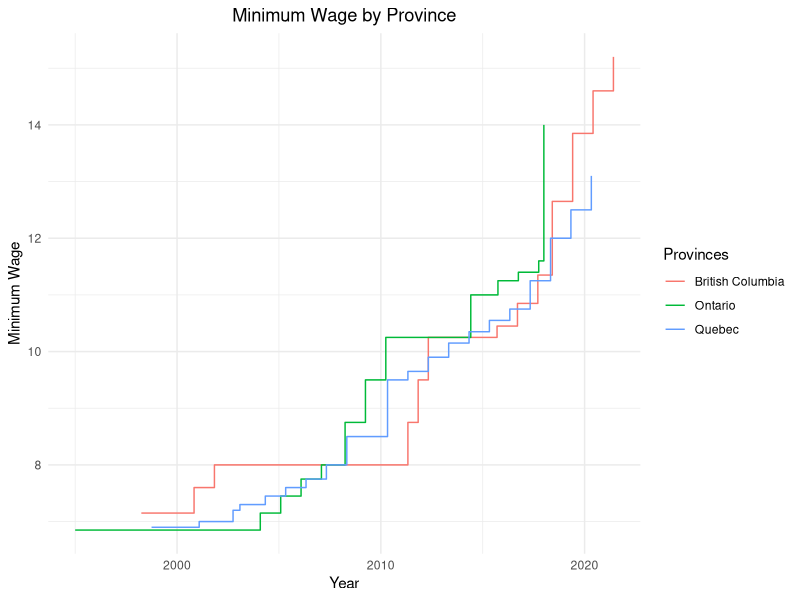
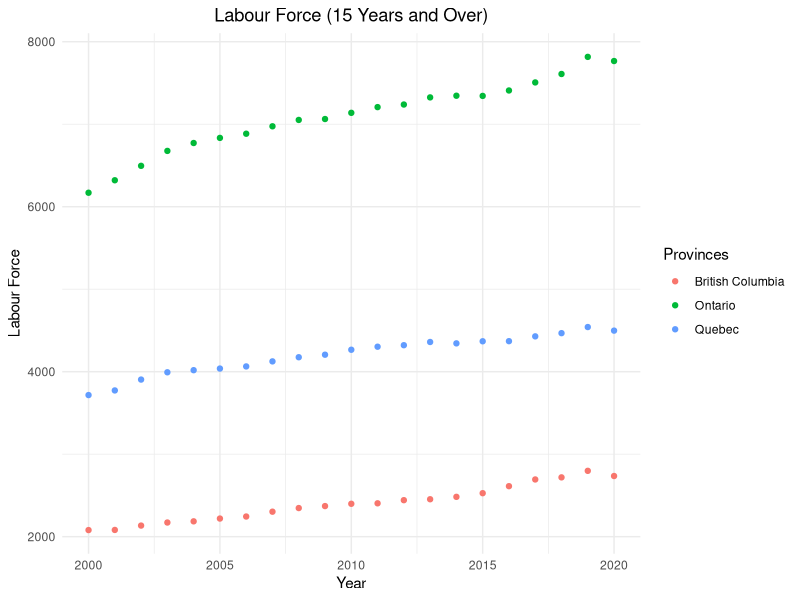
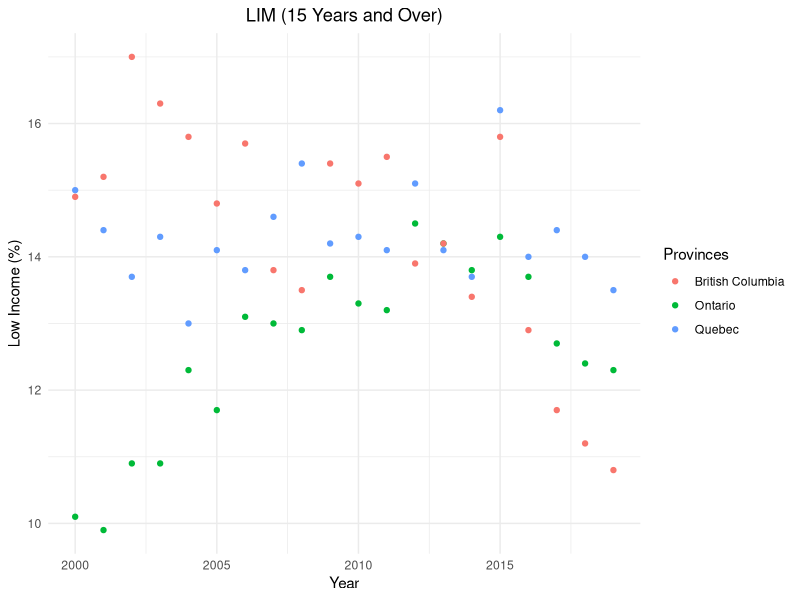

Here is the R script that generated these plots, in order: (Note: this script raises an error after producing the figures.)
# Clear Memory and Import Libraries

rm(list=ls())

library(ggplot2)

# Import Data Set for Low Income (LICO and LIM), 

lowinc_df <- read.table(file="lowincome.csv", header=FALSE, sep=',', skip=9, nrows=20)
colnames(lowinc_df) <- c("Year",
                         # Canada 
                         "cdn.all.lim","cdn.all.lico.aftertax","cdn.all.lico.beforetax",
                         "cdn.male.lim","cdn.male.lico.aftertax","cdn.male.lico.beforetax",
                         "cdn.fem.lim","cdn.fem.lico.aftertax","cdn.fem.lico.beforetax",
                         "cdn.fam.lim","cdn.fam.lico.aftertax","cdn.fam.lico.beforetax",
                         "cdn.single.lim","cdn.single.lico.aftertax","cdn.single.lico.beforetax",
                         # Quebec
                         "qbc.all.lim","qbc.all.lico.aftertax","qbc.all.lico.beforetax",
                         "qbc.male.lim","qbc.male.lico.aftertax","qbc.male.lico.beforetax",
                         "qbc.fem.lim","qbc.fem.lico.aftertax","qbc.fem.lico.beforetax",
                         "qbc.fam.lim","qbc.fam.lico.aftertax","qbc.fam.lico.beforetax",
                         "qbc.single.lim","qbc.single.lico.aftertax","qbc.single.lico.beforetax",
                         # Ontario 
                         "ont.all.lim","ont.all.lico.aftertax","ont.all.lico.beforetax",
                         "ont.male.lim","ont.male.lico.aftertax","ont.male.lico.beforetax",
                         "ont.fem.lim","ont.fem.lico.aftertax","ont.fem.lico.beforetax",
                         "ont.fam.lim","ont.fam.lico.aftertax","ont.fam.lico.beforetax",
                         "ont.single.lim","ont.single.lico.aftertax","ont.single.lico.beforetax",
                         # British Columbia
                         "bc.all.lim","bc.all.lico.aftertax","bc.all.lico.beforetax",
                         "bc.male.lim","bc.male.lico.aftertax","bc.male.lico.beforetax",
                         "bc.fem.lim","bc.fem.lico.aftertax","bc.fem.lico.beforetax",
                         "bc.fam.lim","bc.fam.lico.aftertax","bc.fam.lico.beforetax",
                         "bc.single.lim","bc.single.lico.aftertax","bc.single.lico.beforetax")

# Import Data Set for Labour Force (Employment Rate), 

lf_df <- read.table(file="labourforce.csv", header=FALSE, sep=',', skip=11, nrows=21)
colnames(lf_df) <- c("Year",
                     #Canada
                     "cdn.lf.15andover","cdn.lf.15to24","cdn.lf.25to54","cdn.lf.55andover",
                     "cdn.employ.15andover","cdn.employ.15to24", "cdn.employ.25to54", "cdn.employ.55andover",
                     "cdn.ftemploy.15andover","cdn.ftemploy.15to24", "cdn.ftemploy.25to54", "cdn.ftemploy.55andover",
                     "cdn.ptemploy.15andover", "cdn.ptemploy.15to24", "cdn.ptemploy.25to54", "cdn.ptemploy.55andover",
                     "cdn.unemploy.15andover", "cdn.unemploy.15to24","cdn.umemploy.25to54","cdn.unemploy55andover",
                     # Quebec 
                     "qbc.lf.15andover","qbc.lf.15to24","qbc.lf.25to54","qbc.lf.55andover",
                     "qbc.employ.15andover","qbc.employ.15to24", "qbc.employ.25to54", "qbc.employ.55andover",
                     "qbc.ftemploy.15andover","qbc.ftemploy.15to24", "qbc.ftemploy.25to54", "qbc.ftemploy.55andover",
                     "qbc.ptemploy.15andover", "qbc.ptemploy.15to24", "qbc.ptemploy.25to54", "qbc.ptemploy.55andover",
                     "qbc.unemploy.15andover", "qbc.unemploy.15to24","qbc.umemploy.25to54","qbc.unemploy55andover",
                     # Ontario 
                     "ont.lf.15andover","ont.lf.15to24","ont.lf.25to54","ont.lf.55andover",
                     "ont.employ.15andover","ont.employ.15to24", "ont.employ.25to54", "ont.employ.55andover",
                     "ont.ftemploy.15andover","ont.ftemploy.15to24", "ont.ftemploy.25to54", "ont.ftemploy.55andover",
                     "ont.ptemploy.15andover", "ont.ptemploy.15to24", "ont.ptemploy.25to54", "ont.ptemploy.55andover",
                     "ont.unemploy.15andover", "ont.unemploy.15to24","ont.umemploy.25to54","ont.unemploy55andover",
                     # British Columbia
                     "bc.lf.15andover","bc.lf.15to24","bc.lf.25to54","bc.lf.55andover",
                     "bc.employ.15andover","bc.employ.15to24", "bc.employ.25to54", "bc.employ.55andover",
                     "bc.ftemploy.15andover","bc.ftemploy.15to24", "bc.ftemploy.25to54", "bc.ftemploy.55andover",
                     "bc.ptemploy.15andover", "bc.ptemploy.15to24", "bc.ptemploy.25to54", "bc.ptemploy.55andover",
                     "bc.unemploy.15andover", "bc.unemploy.15to24","bc.umemploy.25to54","bc.unemploy55andover")   

# Convert Columns' Data Type from Factor to Numeric/Double

lf_df$cdn.lf.15andover <- as.double(sub(',', '',lf_df$cdn.lf.15andover))
lf_df$cdn.lf.15to24 <- as.double(sub(',', '',lf_df$cdn.lf.15to24))
lf_df$cdn.lf.25to54 <- as.double(sub(',', '',lf_df$cdn.lf.25to54))
lf_df$cdn.lf.55andover <- as.double(sub(',', '',lf_df$cdn.lf.55andover))
lf_df$cdn.employ.15andover <- as.double(sub(',', '',lf_df$cdn.employ.15andover))
lf_df$cdn.employ.15to24 <- as.double(sub(',', '',lf_df$cdn.employ.15to24))
lf_df$cdn.employ.25to54 <- as.double(sub(',', '',lf_df$cdn.employ.25to54))
lf_df$cdn.employ.55andover <- as.double(sub(',', '',lf_df$cdn.employ.55andover))
lf_df$cdn.ftemploy.15andover <- as.double(sub(',', '',lf_df$cdn.ftemploy.15andover))
lf_df$cdn.ftemploy.15to24 <- as.double(sub(',', '',lf_df$cdn.ftemploy.15to24))
lf_df$cdn.ftemploy.25to54 <- as.double(sub(',', '',lf_df$cdn.ftemploy.25to54))
lf_df$cdn.ftemploy.55andover <- as.double(sub(',', '',lf_df$cdn.ftemploy.55andover))
 
lf_df$cdn.ptemploy.15andover <- as.double(sub(',', '',lf_df$cdn.ptemploy.15andover))
lf_df$cdn.ptemploy.15to24 <- as.double(sub(',', '',lf_df$cdn.ptemploy.15to24))
lf_df$cdn.ptemploy.25to54 <- as.double(sub(',', '',lf_df$cdn.ptemploy.25to54))
lf_df$cdn.ptemploy.55andover <- as.double(sub(',', '',lf_df$cdn.ptemploy.55andover))
 
lf_df$qbc.lf.15andover <- as.double(sub(',', '',lf_df$qbc.lf.15andover))
lf_df$qbc.lf.25to54 <- as.double(sub(',', '',lf_df$qbc.lf.25to54))
lf_df$qbc.employ.15andover <- as.double(sub(',', '',lf_df$qbc.employ.15andover))
lf_df$qbc.employ.25to54 <- as.double(sub(',', '',lf_df$qbc.employ.25to54))
lf_df$qbc.ftemploy.15andover <- as.double(sub(',', '',lf_df$qbc.ftemploy.15andover))
lf_df$qbc.ftemploy.25to54 <- as.double(sub(',', '',lf_df$qbc.ftemploy.25to54))

lf_df$ont.lf.15andover <- as.double(sub(',', '',lf_df$ont.lf.15andover))
lf_df$ont.lf.15to24 <- as.double(sub(',', '',lf_df$ont.lf.15to24))
lf_df$ont.lf.25to54 <- as.double(sub(',', '',lf_df$ont.lf.25to54))
lf_df$ont.lf.55andover <- as.double(sub(',', '',lf_df$ont.lf.55andover))
lf_df$ont.employ.15andover <- as.double(sub(',', '',lf_df$ont.employ.15andover))
lf_df$ont.employ.15to24 <- as.double(sub(',', '',lf_df$ont.employ.15to24))
lf_df$ont.employ.25to54 <- as.double(sub(',', '',lf_df$ont.employ.25to54))
lf_df$ont.employ.55andover <- as.double(sub(',', '',lf_df$ont.employ.55andover))
lf_df$ont.ftemploy.15andover <- as.double(sub(',', '',lf_df$ont.ftemploy.15andover))
lf_df$ont.ftemploy.25to54 <- as.double(sub(',', '',lf_df$ont.ftemploy.25to54))
lf_df$ont.ftemploy.55andover <- as.double(sub(',', '',lf_df$ont.ftemploy.55andover))
lf_df$ont.ptemploy.15andover <- as.double(sub(',', '',lf_df$ont.ptemploy.15andover))

lf_df$bc.lf.15andover <- as.double(sub(',', '',lf_df$bc.lf.15andover))
lf_df$bc.lf.25to54 <- as.double(sub(',', '',lf_df$bc.lf.25to54))
lf_df$bc.employ.15andover <- as.double(sub(',', '',lf_df$bc.employ.15andover))
lf_df$bc.employ.25to54 <- as.double(sub(',', '',lf_df$bc.employ.25to54))
lf_df$bc.ftemploy.15andover <- as.double(sub(',', '',lf_df$bc.ftemploy.15andover))
lf_df$bc.ftemploy.25to54 <- as.double(sub(',', '',lf_df$bc.ftemploy.25to54))


# Import Data Set for Provincial Minimum Wages

minwage <- read.table(file="minimumwage.csv", header=TRUE, sep=',')
minwage_df <- minwage[1:3]
minwage_df <- minwage[,c(2,1,3)]

# Change Data Types as for Effective Date & Minimum Wage

minwage_df$Effective.Date <- as.Date(minwage_df$Effective.Date,format="%d-%b-%y")
minwage_df$Minimum.Wage <- as.double(sub('.', '', minwage_df$Minimum.Wage))

# Split Data Set into Ontario, Quebec and British Columbia

qbc_mw <- minwage_df[87:106,]
bc_mw <- minwage_df[223:235,]
ont_mw <- minwage_df[470:482,]
qbc_bc_ont_mw <- rbind(qbc_mw,bc_mw,ont_mw)

# Plot the Historical Minimum Wage Levels of Each Province

ggplot(qbc_bc_ont_mw,aes(Effective.Date,Minimum.Wage,color=factor(Jurisdiction)))+
  geom_step(aes(Effective.Date,Minimum.Wage))+
  labs(x="Year",y="Minimum Wage",title="Minimum Wage by Province",colour="Provinces")+
  theme_minimal()+  
  theme(plot.title = element_text(hjust = 0.5), legend.position="right")

# Plot Labour Force in Canada by Province

ggplot(lf_df)+ 
  geom_point(aes(Year, qbc.lf.15andover, colour="Quebec"))+
  geom_point(aes(Year, ont.lf.15andover, colour="Ontario"))+
  geom_point(aes(Year, bc.lf.15andover, colour="British Columbia"))+
  labs(x="Year",y="Labour Force",title="Labour Force (15 Years and Over)",colour="Provinces")+
  theme_minimal()+
  theme(plot.title=element_text(hjust=0.5), legend.position="right")

# Plot LIM and LICO in Canada by Province

ggplot(lowinc_df,aes(Year, cdn.lf.15andover))+
  geom_point(aes(Year, qbc.all.lim, colour="Quebec"))+
  geom_point(aes(Year, ont.all.lim, colour="Ontario"))+
  geom_point(aes(Year, bc.all.lim, colour="British Columbia"))+
  labs(x="Year",y="Low Income (%)",title="LIM (15 Years and Over)",colour="Provinces")+
  theme_minimal()+
  theme(plot.title=element_text(hjust=0.5), legend.position="right")

# Combine the Labour Force and Low Income Data Sets

data <-as.data.frame(c(lowinc_df, lf_df[-nrow(lf_df),]))

# Create Columns with the Annual Minimum Wage Breakdown in each Province

ont.mw <- c(6.85,6.85,6.85,6.85,7.15,7.45,7.75,8.00,8.75,9.50,10.25,
          # 2000,2001,2002,2003,2004,2005,2006,2007,2008,2009,2010,
            10.25,10.25,10.25,11.00,11.00,11.25,11.40,11.60,11.60)
          # 2011, 2012, 2013, 2014, 2015, 2016, 2017, 2018, 2019 
qbc.mw <- c(6.90,7.00,7.20,7.30,7.45,7.60,7.75,8.00,8.50,8.50,9.50,
          # 2000,2001,2002,2003,2004,2005,2006,2007,2008,2009,2010,
            9.65,9.90,10.15,10.35,10.55,10.75,11.25,12.00,12.50)
          # 2011,2012,2013, 2014, 2015, 2016, 2017, 2018, 2019 
bc.mw <- c(7.15,7.60,8.00,8.00,8.00,8.00,8.00,8.00,8.00,8.00,8.00,
         # 2000,2001,2002,2003,2004,2005,2006,2007,2008,2009,2010,
          8.75,9.50,10.25,10.25,10.45,10.85,11.35,12.65,13.85)
        # 2011,2012,2013, 2014, 2015, 2016, 2017, 2018, 2019 

# Add New Columns to Data, Data Frame

alldata<-cbind(data,ont.mw,qbc.mw,bc.mw)


#    ------   MODELS   ------   #


# Ontario Model

y.ont.all.lim=alldata$ont.all.lim
y.ont.all.lico.at=alldata$ont.all.lico.aftertax
y.ont.all.lico.bt=alldata$ont.all.lico.beforetax
xdata=alldata[,63:145]

ont_linear_reg = lm(y.ont.all.lim~xdata)

# Quebec Model

y.qbc.all.lim=alldata$qbc.all.lim
y.qbc.all.lico.at=alldata$qbc.all.lico.aftertax
y.qbc.all.lico.bt=alldata$qbc.all.lico.beforetax
xdata=alldata[,62:145]

qbc_linear_reg = lm(y.qbc.all.lim~xdata)

# British Columbia Model

y.bc.all.lim=alldata$bc.all.lim
y.bc.all.lico.at=alldata$bc.all.lico.aftertax
y.bc.all.lico.bt=alldata$bc.all.lico.beforetax

bc_linear_reg = lm(y.bc.all.lim~xdata)


